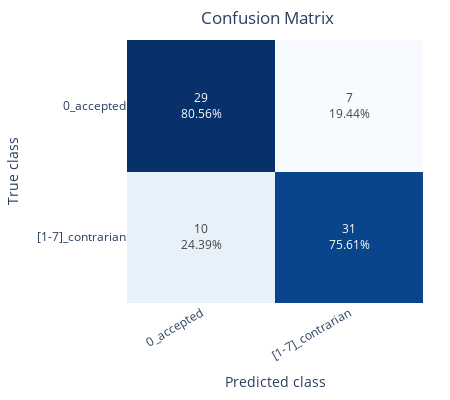
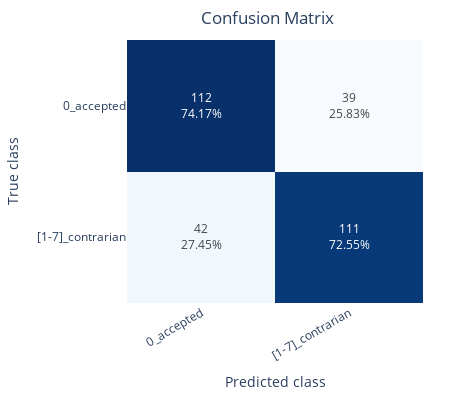

Notebook cell for these charts, in order:
### Code cell
class ClassificationSubcategoryV2(BaseModel):
    reasoning: str = Field(
        alias="raisonnement",
        description="Raisonnement étape par étape justifiant la classification de l'extrait",
    )
    subcategory: Literal[
        "Faux",
        "Trompeur",
        "Paroles rapportées",
        "Oeuvre de fiction",
        "Rien à signaler",
    ] = Field(alias="sous-catégorie")
    category: Literal["Désinformation", "Pas de désinformation"] = Field(
        alias="catégorie"
    )


async def predict_subcategory_v2(text: str) -> bool:
    response = await acompletion(
        model="gpt-4o-mini",
        messages=[
            {
                "role": "user",
                "content": f"""Vous êtes un assistant IA spécialisé dans l'analyse de contenu médiatique pour détecter la désinformation sur le climat. Votre tâche est d'examiner un extrait textuel de 2 minutes provenant d'une émission télévisée ou radiophonique et de le classer selon la présence ou l'absence de désinformation.

## Extrait à analyser

{text.strip()}

## Classez l'extrait dans l'une des catégories suivantes

Désinformation :
- Faux : L'affirmation est factuellement inexacte.
- Trompeur : L'affirmation repose sur un élément factuel mais est déformée ou exagérée.

Pas de Désinformation :
- Rien à signaler : Aucune désinformation sur le climat n'est présente.
- Paroles rapportées : L'extrait rapporte fidèlement les propos de quelqu'un d'autre.
- Oeuvre de fiction : L'extrait provient d'une oeuvre de fiction.""",
            }
        ],
        response_format=ClassificationSubcategoryV2,
        timeout=60,
        max_tokens=1000,
        temperature=0,
    )

    classification = ClassificationSubcategoryV2(
        **json.loads(response.choices[0].message.content)
    )
    return classification.category == "Désinformation"


await evaluate(predict_subcategory_v2, train, test)

### Figure 1 — Plotly figure (JSON) as saved in the notebook; plotly's stock layout.template omitted (floating-point values rounded to 4 significant figures)
{"data": [{"colorscale": [[0, "rgb(247,251,255)"], [0.125, "rgb(222,235,247)"], [0.25, "rgb(198,219,239)"], [0.375, "rgb(158,202,225)"], [0.5, "rgb(107,174,214)"], [0.625, "rgb(66,146,198)"], [0.75, "rgb(33,113,181)"], [0.875, "rgb(8,81,156)"], [1, "rgb(8,48,107)"]], "hoverinfo": "none", "showscale": false, "text": [["29<br>80.56%", "7<br>19.44%"], ["10<br>24.39%", "31<br>75.61%"]], "texttemplate": "%{text}", "type": "heatmap", "x": ["0_accepted", "[1-7]_contrarian"], "y": ["0_accepted", "[1-7]_contrarian"], "z": [[0.8056, 0.1944], [0.2439, 0.7561]]}], "layout": {"height": 400, "margin": {"b": 27, "r": 27, "t": 40}, "title": {"text": "Confusion Matrix", "x": 0.7, "xref": "paper", "y": 0.97}, "width": 450, "xaxis": {"tickangle": -30, "title": {"text": "Predicted class"}}, "yaxis": {"autorange": "reversed", "title": {"text": "True class"}}}}

### Figure 2 — Plotly figure (JSON) as saved in the notebook; plotly's stock layout.template omitted (floating-point values rounded to 4 significant figures)
{"data": [{"colorscale": [[0, "rgb(247,251,255)"], [0.125, "rgb(222,235,247)"], [0.25, "rgb(198,219,239)"], [0.375, "rgb(158,202,225)"], [0.5, "rgb(107,174,214)"], [0.625, "rgb(66,146,198)"], [0.75, "rgb(33,113,181)"], [0.875, "rgb(8,81,156)"], [1, "rgb(8,48,107)"]], "hoverinfo": "none", "showscale": false, "text": [["112<br>74.17%", "39<br>25.83%"], ["42<br>27.45%", "111<br>72.55%"]], "texttemplate": "%{text}", "type": "heatmap", "x": ["0_accepted", "[1-7]_contrarian"], "y": ["0_accepted", "[1-7]_contrarian"], "z": [[0.7417, 0.2583], [0.2745, 0.7255]]}], "layout": {"height": 400, "margin": {"b": 27, "r": 27, "t": 40}, "title": {"text": "Confusion Matrix", "x": 0.7, "xref": "paper", "y": 0.97}, "width": 450, "xaxis": {"tickangle": -30, "title": {"text": "Predicted class"}}, "yaxis": {"autorange": "reversed", "title": {"text": "True class"}}}}
